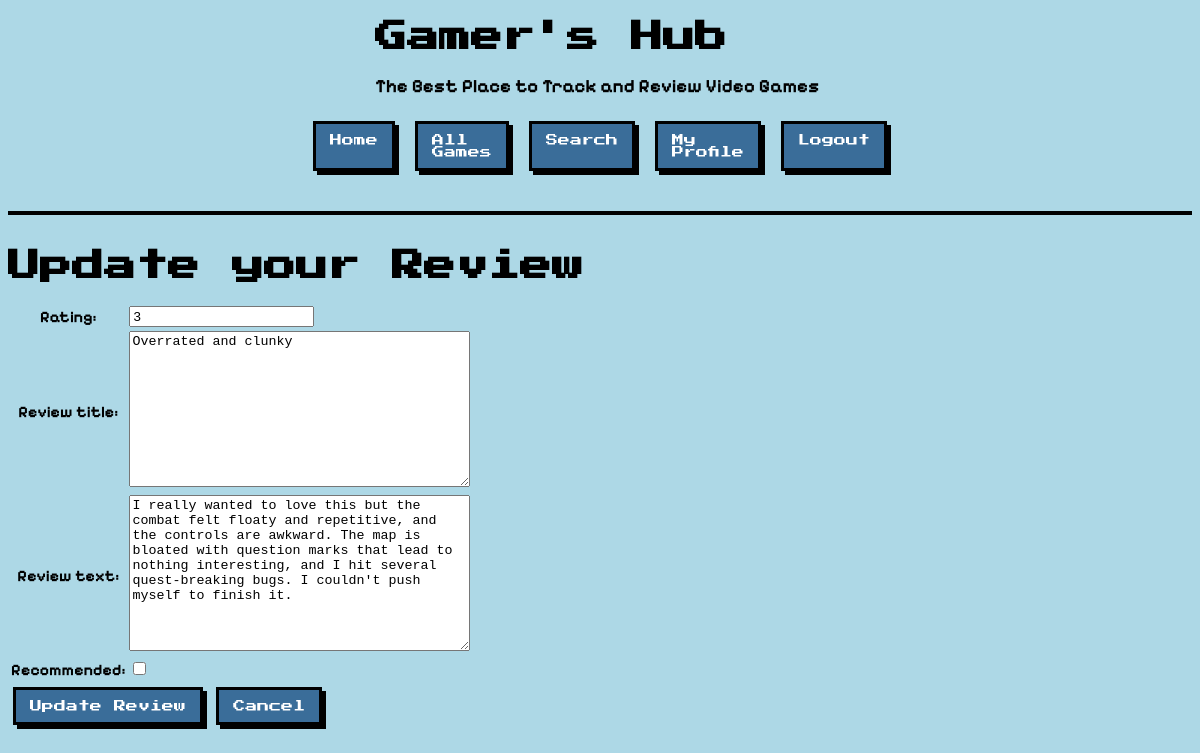
Page /game_review/review/24/update (signed in) on the committed database.
### game_review/models.py (models this page shows, shortened)
class Review(models.Model):
    game_library_entry = models.ForeignKey(GameLibraryEntry, on_delete=models.CASCADE)
    rating = models.IntegerField()
    review_title = models.TextField()
    review_text = models.TextField()
    recommended = models.BooleanField()
    date_submitted = models.DateTimeField(auto_now=True)  # auto-set on every save

### game_review/views.py (the view, shortened to what this page needs)
# urls.py: path('review/<int:pk>/update', UpdateReviewView.as_view(), name='update_review_final'),
class UpdateReviewView(MyLoginRequiredMixin, UpdateView):
    model = Review
    form_class = UpdateReviewForm
    template_name = 'game_review/update_review_form.html'
    context_object_name = 'review'

### game_review/forms.py
class UpdateReviewForm(forms.ModelForm):
    class Meta:
        model = Review
        fields = ['rating', 'review_title', 'review_text', 'recommended']

### game_review/views.py (called while the page is built)
    def get_logged_in_user(self):
        return Profile.objects.filter(user=self.request.user).first()

    def get_context_data(self, **kwargs):
        context = super().get_context_data(**kwargs)
        if self.request.user.is_authenticated:
            context['logged_in_user'] = self.get_logged_in_user()
        return context

### game_review/templates/game_review/update_review_form.html (shortened to what this page needs)
{% extends 'game_review/base.html' %}
{% block content %}
    <h1>Update your Review</h1>
    <form method="POST">
        <table>
            {{ form.as_table }}
        </table>
        <div class="form-buttons">
            <input type="submit" value="Update Review">
            <a href="{% url 'show_video_game_final' review.game_library_entry.video_game.pk %}" class="button">Cancel</a>
        </div>
    </form>
{% endblock %}

### static/game_review/style.css (style rules this page uses)
body { background-color: lightblue; font-family: 'Pixelify Sans', sans-serif; }
h1, h2 { font-family: 'Press Start 2P', cursive; }
.button, .cancel-button, .review-link, input[type="submit"] { display: inline-block; font-family: 'Press Start 2P', cursive; font-size: 12px; text-decoration: none; color: #ffffff; background-color: #3a6d99; border: 3px solid #000000; padding: 10px 14px; margin: 5px; cursor: pointer; box-shadow: 4px 4px 0 #000000; }

### rows in the picture
Review: rating "3", review_title "Overrated and clunky", review_text "I really wanted to love this but the combat felt floaty and repetitive, and the controls are awkward. The map is bloated with question marks that lead to nothing interesting, and I hit several quest-breaking bugs. I couldn't push myself to finish it."
